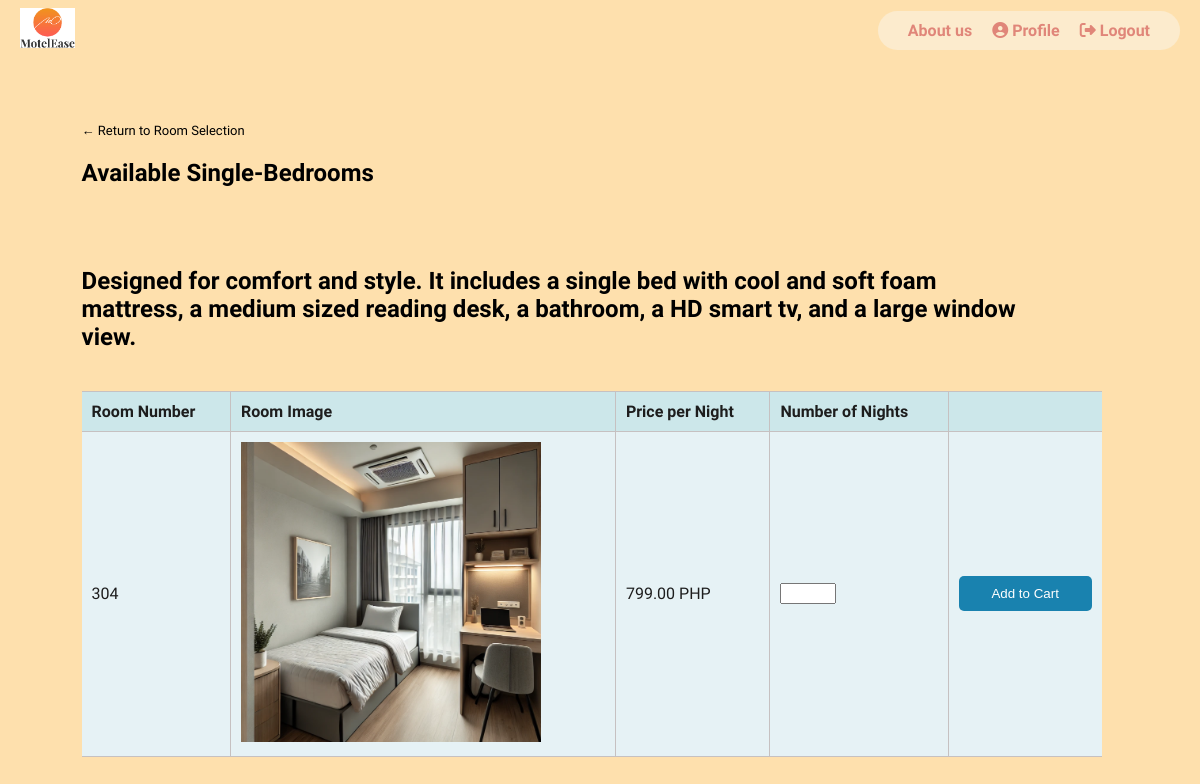
The app's page /ITPROGhotel/php/single-bed.php (signed in) with its own data.
### tables this page shows
CREATE TABLE `rooms` (
  `id` int NOT NULL,
  `type` varchar(50) DEFAULT NULL,
  `price_per_night` decimal(10,2) DEFAULT NULL,
  `availability` int DEFAULT NULL,
  `image` mediumblob NOT NULL,
  `room_number` int NOT NULL
);

### ITPROGhotel/php/single-bed.php (the view, shortened to what this page needs)
<?php
$conn = new mysqli('localhost', 'root', '', 'itproghs');
$stmt = $conn->prepare("SELECT * FROM rooms WHERE type = 'Single' AND availability = 0");
$stmt->execute();
$result = $stmt->get_result();
$singleRooms = $result->fetch_all(MYSQLI_ASSOC);
?>
<!DOCTYPE html>
<html>
<head>
    <link href="rooms.css" rel="stylesheet" type="text/css">
    <link rel="stylesheet" href="https://cdnjs.cloudflare.com/ajax/libs/font-awesome/6.2.0/css/all.min.css">
</head>
<body class="loggedin">
    <nav class="navtop">
        <div class="nav-container">
            <div class="logo">
                <a href="home.php"><img src="uploads/motel-ease_logo.png"></a>
            </div>
            <div class="nav-links">
                <a href="aboutus.html" class="nav-link">About us</a>
                <a href="profile.php" class="nav-link"><i class="fas fa-user-circle"></i> Profile</a>
                <a href="logout.php" class="nav-link"><i class="fas fa-sign-out-alt"></i> Logout</a>
            </div>
        </div>
    </nav>
    <div class="content">
        <p><a href="room-selection.php" class="back-btn"> ← Return to Room Selection</a></p>
        <h2>Available Single-Bedrooms</h2>
        <h2></h2>
        <h2>Designed for comfort and style. It includes a single bed with cool and soft foam mattress, a medium sized reading desk, a bathroom, a HD smart tv, and a large window view.</h2>
        <table class="rooms-table">
            <thead>
                <tr>
                    <th>Room Number</th>
                    <th>Room Image</th>
                    <th>Price per Night</th>
                    <th>Number of Nights</th>
                    <th></th>
                </tr>
            </thead>
            <tbody>
                <?php foreach ($singleRooms as $room): ?>
                    <tr>
                        <td><?= htmlspecialchars($room['room_number']) ?></td>
                        <td><img src="<?= $room['image'] ?>"width="300"></td>
                        <td><?= htmlspecialchars($room['price_per_night']) ?> PHP</td>
                        <td>
                            <form action="add-to-cart.php" method="post">
                                <input type="number" name="quantity" min="1" max="30" required>
                        </td>
                        <td>
                            <input type="submit" value="Add to Cart" class="button-item">
                        </td>
                    </tr>
                <?php endforeach; ?>
            </tbody>
        </table>
    </div>
</body>
</html>

### ITPROGhotel/php/rooms.css (style rules this page uses)
body { font-family:'Lalezar', system-ui; margin: 0; padding: 0; background-color: #fee0ad; }
.navtop { height: 40px; width: 100%; border: 0; display: flex; align-items: center; justify-content: space-between; }
.nav-container { width: 100%; display: flex; align-items: center; justify-content: space-between; margin-right: 20px; margin-left: 20px; margin-top: 20px; }
.logo a img { height: 40px; }
.nav-links { display: flex; align-items: center; float: right; text-decoration: none; color: #e08679; font-weight: bold; background-color: #fcebcd; border-radius: 20px; padding: 10px 20px; }
.nav-link { padding-left: 10px; padding-right: 10px; }
.nav-link { color: #e08679; text-decoration: none; }
.content { width: 85%; margin-top: 80px; }
.back-btn { font-size: small; margin-left: 8%; color: #000000; text-decoration: none; }
.content h2 { margin-left: 8%; padding-bottom: 20px; color: #000000; }
.rooms-table { width: 100%; border-collapse: collapse; margin-left: 8%; background-color: #e6f2f5; color: #1d1d1d; }
.rooms-table th { background-color: #cce7ea; }
.rooms-table th, .rooms-table td { padding: 10px; text-align: left; border-bottom: 1px solid #C6C1C1; border-top: 1px solid #C6C1C1; }
.rooms-table th:not(:first-child), .rooms-table td:not(:first-child) { border-left: 1px solid #C6C1C1; }
.rooms-table th:not(:last-child), .rooms-table td:not(:last-child) { border-right: 1px solid #C6C1C1; }
.button-item { background-color: #1982af; color: white; border: none; width: 100%; padding: 10px 20px; border-radius: 5px; cursor: pointer; }

### records on screen
rooms: room_number "304", image (picture), price_per_night "799.00"
